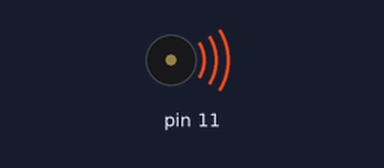
Simulated run of this sketch. Board: Arduino Uno, built with avr-gcc and run on an emulated ATmega328P. Parts: buzzer (waves = sounding).

Above: at 0.1 s.
At 18.9 s:
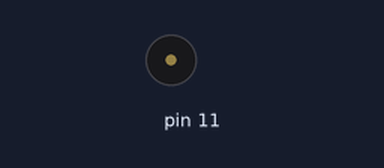
Timing chart, 0 to 20.4 s (numbered marks = the images above):
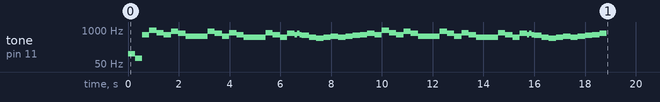

The sketch:

master-of-puppets.ino
```cpp
void song(int buzzerPin){

  tone(buzzerPin, 123);
  delay(279);
  noTone(buzzerPin);

  tone(buzzerPin, 82);
  delay(279);
  noTone(buzzerPin);

  tone(buzzerPin, 659);
  delay(286);
  noTone(buzzerPin);

  tone(buzzerPin, 988);
  delay(286);
  noTone(buzzerPin);

  tone(buzzerPin, 784);
  delay(286);
  noTone(buzzerPin);

  tone(buzzerPin, 659);
  delay(286);
  noTone(buzzerPin);

  tone(buzzerPin, 880);
  delay(286);
  noTone(buzzerPin);

  tone(buzzerPin, 740);
  delay(286);
  noTone(buzzerPin);

  tone(buzzerPin, 587);
  delay(286);
  noTone(buzzerPin);

  tone(buzzerPin, 587);
  delay(143);
  noTone(buzzerPin);

  tone(buzzerPin, 587);
  delay(143);
  noTone(buzzerPin);

  tone(buzzerPin, 587);
  delay(286);
  noTone(buzzerPin);

  tone(buzzerPin, 880);
  delay(286);
  noTone(buzzerPin);

  tone(buzzerPin, 740);
  delay(286);
  noTone(buzzerPin);

  tone(buzzerPin, 587);
  delay(286);
  noTone(buzzerPin);

  tone(buzzerPin, 784);
  delay(286);
  noTone(buzzerPin);

  tone(buzzerPin, 659);
  delay(286);
  noTone(buzzerPin);

  tone(buzzerPin, 523);
  delay(286);
  noTone(buzzerPin);

  tone(buzzerPin, 523);
  delay(143);
  noTone(buzzerPin);

  tone(buzzerPin, 523);
  delay(143);
  noTone(buzzerPin);

  tone(buzzerPin, 523);
  delay(286);
  noTone(buzzerPin);

  tone(buzzerPin, 784);
  delay(286);
  noTone(buzzerPin);

  tone(buzzerPin, 659);
  delay(286);
  noTone(buzzerPin);

  tone(buzzerPin, 523);
  delay(286);
  noTone(buzzerPin);

  tone(buzzerPin, 740);
  delay(286);
  noTone(buzzerPin);

  tone(buzzerPin, 659);
  delay(95);
  noTone(buzzerPin);

  tone(buzzerPin, 740);
  delay(95);
  noTone(buzzerPin);

  tone(buzzerPin, 659);
  delay(95);
  noTone(buzzerPin);

  tone(buzzerPin, 622);
  delay(286);
  noTone(buzzerPin);

  tone(buzzerPin, 523);
  delay(286);
  noTone(buzzerPin);

  tone(buzzerPin, 494);
  delay(286);
  noTone(buzzerPin);

  tone(buzzerPin, 523);
  delay(286);
  noTone(buzzerPin);

  tone(buzzerPin, 587);
  delay(286);
  noTone(buzzerPin);

  tone(buzzerPin, 523);
  delay(286);
  noTone(buzzerPin);

  tone(buzzerPin, 587);
  delay(286);
  noTone(buzzerPin);

  tone(buzzerPin, 622);
  delay(286);
  noTone(buzzerPin);

  tone(buzzerPin, 659);
  delay(286);
  noTone(buzzerPin);

  tone(buzzerPin, 740);
  delay(286);
  noTone(buzzerPin);

  tone(buzzerPin, 659);
  delay(286);
  noTone(buzzerPin);

  tone(buzzerPin, 988);
  delay(286);
  noTone(buzzerPin);

  tone(buzzerPin, 784);
  delay(286);
  noTone(buzzerPin);

  tone(buzzerPin, 659);
  delay(286);
  noTone(buzzerPin);

  tone(buzzerPin, 880);
  delay(286);
  noTone(buzzerPin);

  tone(buzzerPin, 740);
  delay(286);
  noTone(buzzerPin);

  tone(buzzerPin, 587);
  delay(286);
  noTone(buzzerPin);

  tone(buzzerPin, 587);
  delay(143);
  noTone(buzzerPin);

  tone(buzzerPin, 587);
  delay(143);
  noTone(buzzerPin);

  tone(buzzerPin, 587);
  delay(286);
  noTone(buzzerPin);

  tone(buzzerPin, 880);
  delay(286);
  noTone(buzzerPin);

  tone(buzzerPin, 740);
  delay(286);
  noTone(buzzerPin);

  tone(buzzerPin, 587);
  delay(286);
  noTone(buzzerPin);

  tone(buzzerPin, 784);
  delay(286);
  noTone(buzzerPin);

  tone(buzzerPin, 659);
  delay(286);
  noTone(buzzerPin);

  tone(buzzerPin, 523);
  delay(286);
  noTone(buzzerPin);

  tone(buzzerPin, 523);
  delay(143);
  noTone(buzzerPin);

  tone(buzzerPin, 523);
  delay(143);
  noTone(buzzerPin);

  tone(buzzerPin, 523);
  delay(286);
  noTone(buzzerPin);

  tone(buzzerPin, 784);
  delay(286);
  noTone(buzzerPin);

  tone(buzzerPin, 659);
  delay(286);
  noTone(buzzerPin);

  tone(buzzerPin, 523);
  delay(286);
  noTone(buzzerPin);

  tone(buzzerPin, 740);
  delay(286);
  noTone(buzzerPin);

  tone(buzzerPin, 659);
  delay(95);
  noTone(buzzerPin);

  tone(buzzerPin, 740);
  delay(95);
  noTone(buzzerPin);

  tone(buzzerPin, 659);
  delay(95);
  noTone(buzzerPin);

  tone(buzzerPin, 622);
  delay(286);
  noTone(buzzerPin);

  tone(buzzerPin, 523);
  delay(286);
  noTone(buzzerPin);

  tone(buzzerPin, 494);
  delay(286);
  noTone(buzzerPin);

  tone(buzzerPin, 523);
  delay(286);
  noTone(buzzerPin);

  tone(buzzerPin, 587);
  delay(286);
  noTone(buzzerPin);

  tone(buzzerPin, 523);
  delay(286);
  noTone(buzzerPin);

  tone(buzzerPin, 587);
  delay(286);
  noTone(buzzerPin);

  tone(buzzerPin, 622);
  delay(286);
  noTone(buzzerPin);

  tone(buzzerPin, 659);
  delay(286);
  noTone(buzzerPin);

  tone(buzzerPin, 740);
  delay(286);
  noTone(buzzerPin);
}

void setup() {
  // put your setup code here, to run once:
  // call the song function with digital pin
  song(11);
}

void loop() {
  // put your main code here, to run repeatedly:
}
```
